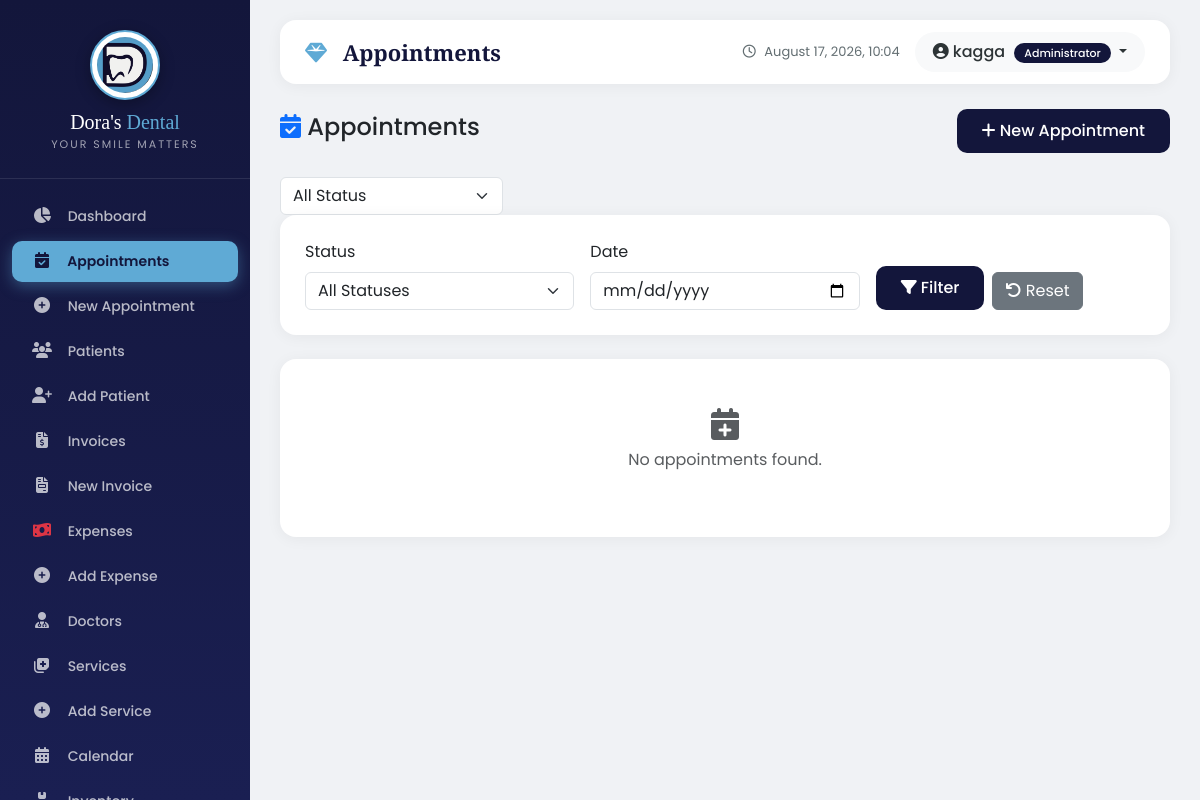
Page /appointments/appointments/ (signed in) on the earlier database version.
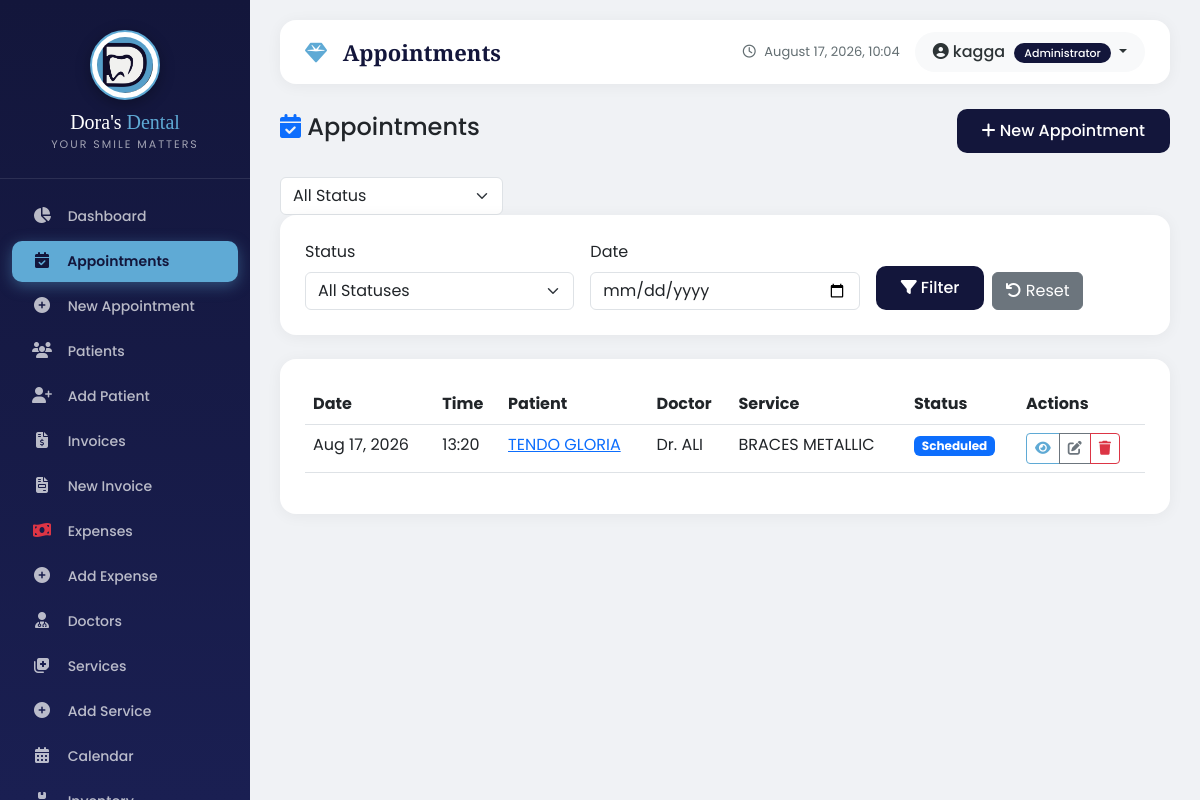
Same page on the later database version.
### appointments/models.py (models this page shows, shortened)
class Appointment(models.Model):
    STATUS_CHOICES = [
        ('scheduled', 'Scheduled'),
        ('checked_in', 'Checked In'),
        ('in_progress', 'In Progress'),
        ('completed', 'Completed'),
        ('cancelled', 'Cancelled'),
        ('no_show', 'No Show'),
    ]
    patient = models.ForeignKey(Patient, on_delete=models.CASCADE)
    doctor = models.ForeignKey(Doctor, on_delete=models.CASCADE)
    service = models.ForeignKey(Service, on_delete=models.CASCADE)
    appointment_date = models.DateField()
    appointment_time = models.TimeField()
    duration_minutes = models.IntegerField(default=30)
    status = models.CharField(max_length=20, choices=STATUS_CHOICES, default='scheduled')
    notes = models.TextField(blank=True, null=True)
    diagnosis = models.TextField(blank=True, null=True)
    consultation_notes = models.TextField(blank=True, null=True)
    treatment_plan = models.TextField(blank=True, null=True)
    prescription = models.TextField(blank=True, null=True)
    treatment_cost = models.DecimalField(max_digits=10, decimal_places=2, null=True, blank=True)
    referred_to = models.CharField(max_length=200, blank=True, null=True)
    follow_up_date = models.DateField(null=True, blank=True)
    follow_up_notes = models.TextField(blank=True, null=True)
    notification_email = models.EmailField(blank=True, null=True)
    notification_phone = models.CharField(max_length=20, blank=True, null=True)
    send_reminder = models.BooleanField(default=False)
    reminder_sent = models.BooleanField(default=False)
    created_at = models.DateTimeField(auto_now_add=True)
    updated_at = models.DateTimeField(auto_now=True)
    created_by = models.ForeignKey('auth.User', on_delete=models.SET_NULL, null=True, blank=True)
    class Meta:
        ordering = ['-appointment_date', '-appointment_time']

class Doctor(models.Model):
    name = models.CharField(max_length=100)
    specialization = models.CharField(max_length=100, blank=True)
    phone = models.CharField(max_length=20, blank=True)
    email = models.EmailField(blank=True)
    is_active = models.BooleanField(default=True)
    class Meta:
        ordering = ['name']

class Service(models.Model):
    name = models.CharField(max_length=100)
    description = models.TextField(blank=True)
    price = models.DecimalField(max_digits=10, decimal_places=2)
    duration_minutes = models.IntegerField(default=30)
    is_active = models.BooleanField(default=True)
    class Meta:
        ordering = ['name']

### patients/models.py (models this page shows, shortened)
class Patient(models.Model):
    GENDER_CHOICES = [
        ('M', 'Male'),
        ('F', 'Female'),
        ('O', 'Other'),
    ]
    first_name = models.CharField(max_length=100)
    last_name = models.CharField(max_length=100)
    date_of_birth = models.DateField(blank=True, null=True)
    age_years = models.IntegerField(blank=True, null=True, help_text="If date of birth is unknown, enter age in years")
    gender = models.CharField(max_length=1, choices=GENDER_CHOICES)
    profile_picture = models.ImageField(upload_to='patient_photos/', blank=True, null=True)
    phone = models.CharField(max_length=20)
    email = models.EmailField(blank=True, null=True)
    address = models.TextField(blank=True, null=True)
    next_of_kin = models.CharField(max_length=200, blank=True, null=True)
    next_of_kin_contact = models.CharField(max_length=20, blank=True, null=True)
    under_physician = models.CharField(max_length=3, blank=True, null=True, choices=[('yes', 'Yes'), ('no', 'No')])
    physician_details = models.TextField(blank=True, null=True)
    allergies = models.TextField(blank=True, null=True)
    current_medications = models.TextField(blank=True, null=True)
    reason_for_visit = models.TextField(blank=True, null=True)
    dental_discomfort = models.CharField(max_length=3, blank=True, null=True, choices=[('yes', 'Yes'), ('no', 'No')])
    discomfort_details = models.TextField(blank=True, null=True)
    last_dental_visit = models.DateField(blank=True, null=True)
    previous_surgery = models.CharField(max_length=3, blank=True, null=True, choices=[('yes', 'Yes'), ('no', 'No')])
    surgery_details = models.TextField(blank=True, null=True)
    registered_at = models.DateTimeField(auto_now_add=True)  # ✅ This is the fix!
    is_active = models.BooleanField(default=True)
    @property
    def full_name(self):
        return f"{self.first_name} {self.last_name}"
    @property
    def age(self):
        """Calculate age from date of birth or use age_years"""
        if self.date_of_birth:
            today = date.today()
            age = today.year - self.date_of_birth.year
            if (today.month, today.day) < (self.date_of_birth.month, self.date_of_birth.day):
                age -= 1
            return age
        return self.age_years
    class Meta:
        ordering = ['first_name', 'last_name']
        verbose_name = "Patient"
        verbose_name_plural = "Patients"

### appointments/views.py (the view)
# urls.py: path('appointments/', views.appointment_list, name='list'),
@login_required
def appointment_list(request):
    user_profile = request.user.profile
    if is_doctor(request.user):
        doctor = user_profile.doctor
        if doctor:
            appointments = Appointment.objects.filter(
                doctor=doctor
            ).select_related('patient', 'doctor', 'service').order_by('-appointment_date', '-appointment_time')
        else:
            appointments = Appointment.objects.none()
    else:
        appointments = Appointment.objects.all().select_related('patient', 'doctor', 'service').order_by('-appointment_date', '-appointment_time')
    status_filter = request.GET.get('status', '')
    if status_filter:
        appointments = appointments.filter(status=status_filter)
    date_filter = request.GET.get('date', '')
    if date_filter:
        appointments = appointments.filter(appointment_date=date_filter)
    context = {
        'appointments': appointments,
        'status_filter': status_filter,
        'date_filter': date_filter,
        'status_choices': Appointment.STATUS_CHOICES,
        'is_doctor': is_doctor(request.user),
    }
    return render(request, 'appointments/appointment_list.html', context)

### appointments/views.py (called while the page is built)
def is_doctor(user):
    return hasattr(user, 'profile') and user.profile.role == 'doctor'

### core/models.py (called while the page is built)
    @classmethod
    def get_settings(cls):
        settings, created = cls.objects.get_or_create(id=1)
        return settings

### templates/appointments/appointment_list.html (shortened to what the changed rows need)
{% extends 'base.html' %}
{% load static %}
{% block content %}
<div class="card">
    <div class="card-body">
        {% if appointments %}
            <div class="table-responsive">
                <table class="table table-hover">
                    <thead>
                        <tr>
                            <th>Date</th>
                            <th>Time</th>
                            <th>Patient</th>
                            <th>Doctor</th>
                            <th>Service</th>
                            <th>Status</th>
                            <th>Actions</th>
                        </tr>
                    </thead>
                    <tbody>
                        {% for appt in appointments %}
                        <tr>
                            <td>{{ appt.appointment_date|date:"M d, Y" }}</td>
                            <td>{{ appt.appointment_time|time:"H:i" }}</td>
                            <td>
                                <a href="{% url 'patients:detail' appt.patient.pk %}">
                                    {{ appt.patient.full_name }}
                                </a>
                            </td>
                            <td>Dr. {{ appt.doctor.name }}</td>
                            <td>{{ appt.service.name }}</td>
                            <td>
                                <span class="badge {% if appt.status == 'scheduled' %}bg-primary{% elif appt.status == 'checked_in' %}bg-info{% elif appt.status == 'in_progress' %}bg-warning{% elif appt.status == 'completed' %}bg-success{% elif appt.status == 'cancelled' %}bg-danger{% elif appt.status == 'no_show' %}bg-secondary{% endif %}">
                                    {{ appt.get_status_display }}
                                </span>
                            </td>
                            <td>
                                <div class="btn-group btn-group-sm">
                                    <a href="{% url 'appointments:detail' appt.pk %}" class="btn btn-outline-primary">
                                        <i class="fas fa-eye"></i>
                                    </a>
                                    <a href="{% url 'appointments:edit' appt.pk %}" class="btn btn-outline-secondary">
                                        <i class="fas fa-edit"></i>
                                    </a>
                                    <a href="{% url 'appointments:delete' appt.pk %}" class="btn btn-outline-danger">
                                        <i class="fas fa-trash"></i>
                                    </a>
                                </div>
                            </td>
                        </tr>
                        {% endfor %}
                    </tbody>
                </table>
            </div>
        {% else %}
            <p class="text-muted text-center py-4">
                <i class="fas fa-calendar-plus fa-2x d-block mb-2"></i>
                No appointments found.
            </p>
        {% endif %}
    </div>
</div>
{% endblock %}

Differences in the rows shown:
added Appointment: appointment_date "Aug 17, 2026", appointment_time "13:20", patient.full_name "TENDO GLORIA", doctor.name "ALI", service.name "BRACES METALLIC", status "Scheduled"
Other differences:
text no longer shown: "No appointments found."
text now shown: "Date Time Patient Doctor Service Status Actions"
